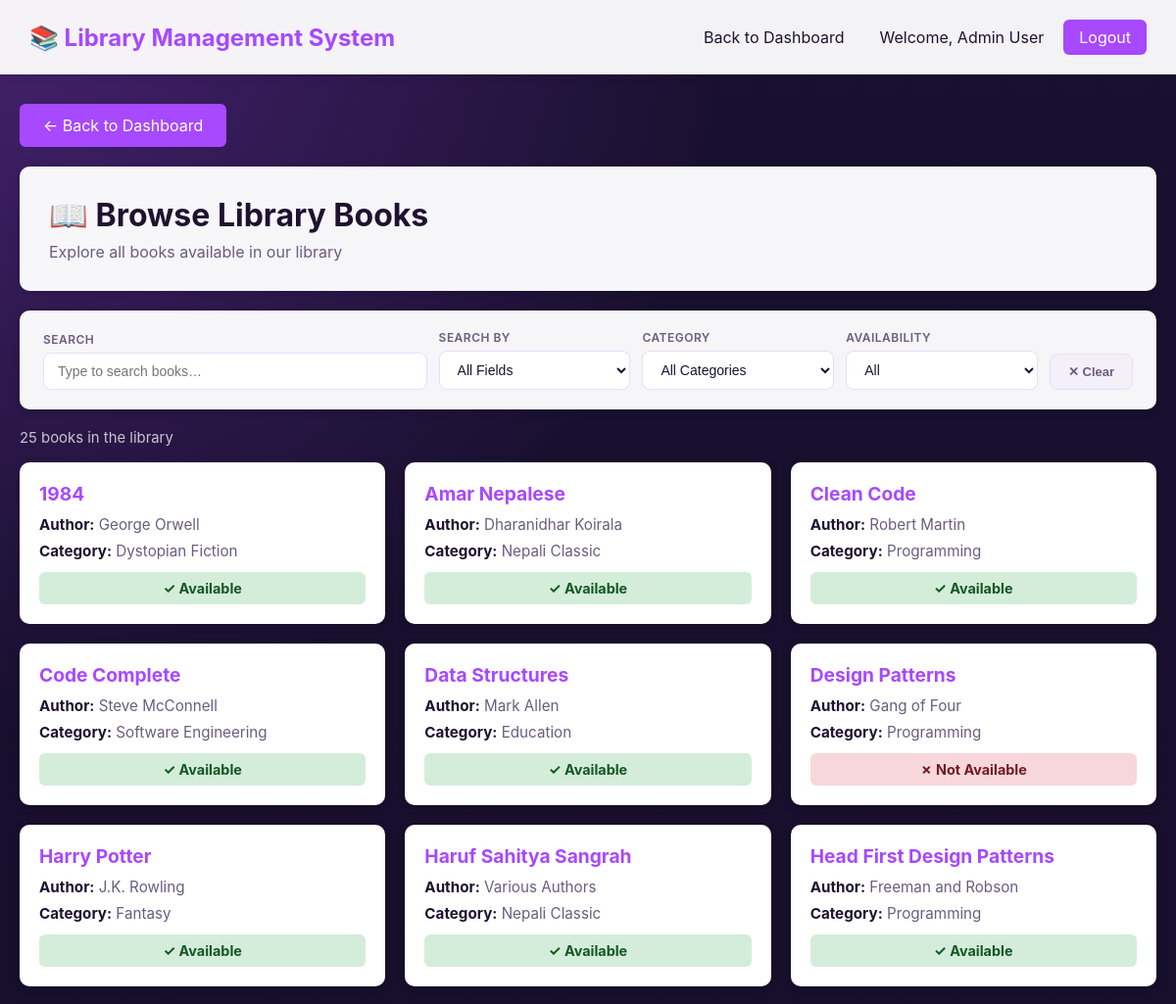
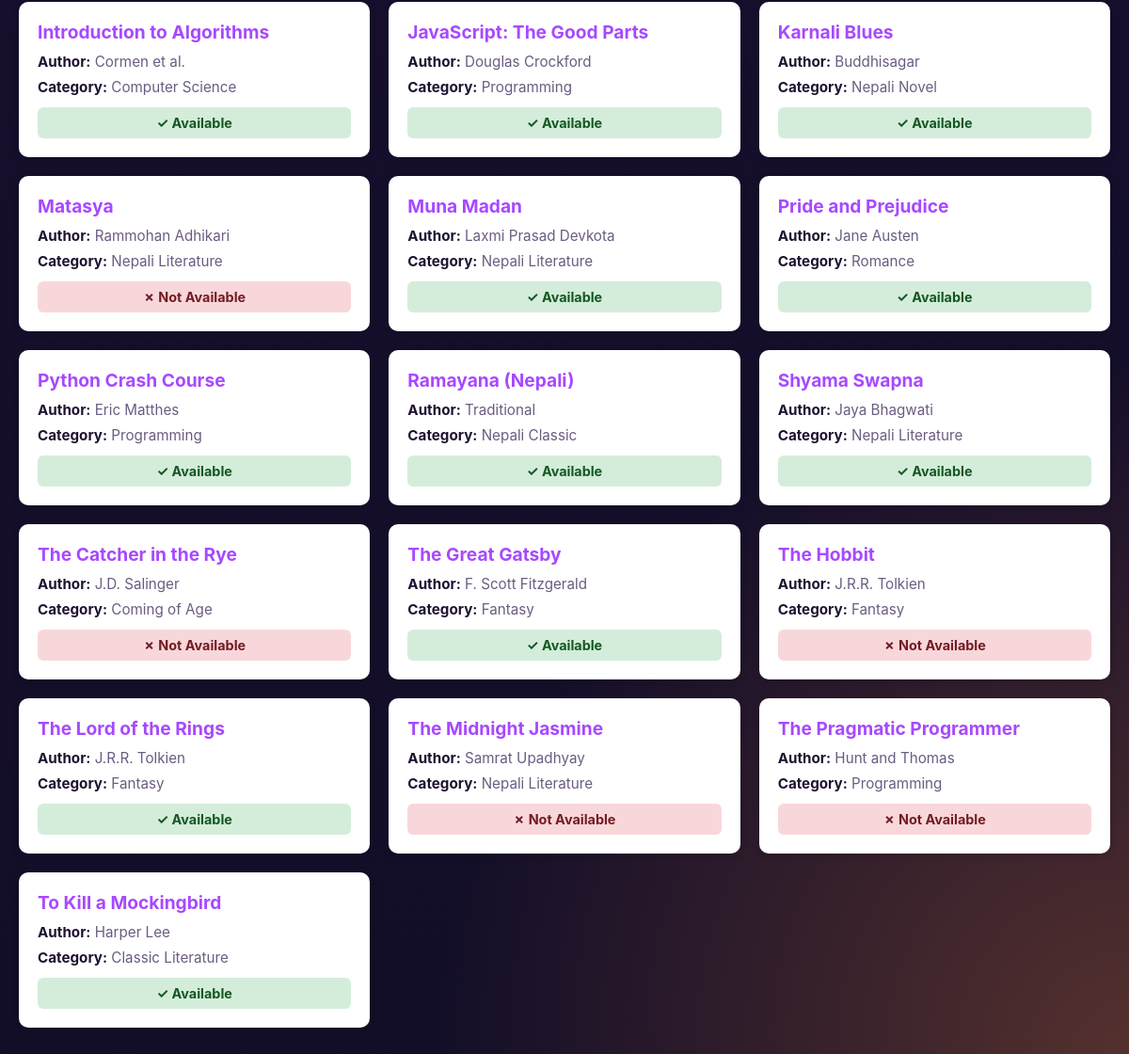
Page /public/pages/books.php (signed in) on the committed database (2 pictures, top to bottom).
### tables this page shows
CREATE TABLE IF NOT EXISTS books (
    id INT AUTO_INCREMENT PRIMARY KEY,
    title VARCHAR(255) NOT NULL,
    author VARCHAR(255) NOT NULL,
    category VARCHAR(100) NOT NULL,
    available BOOLEAN DEFAULT TRUE,
    created_at TIMESTAMP DEFAULT CURRENT_TIMESTAMP
);

### public/pages/books.php (the view, shortened to what this page needs)
<?php
require_once '../../config.php';
$result = $conn->query("SELECT * FROM books ORDER BY title");
?>
<!DOCTYPE html>
<html lang="en">
<head>
</head>
<body>
    <div class="navbar">
        <div class="navbar-brand">📚 Library Management System</div>
        <div class="navbar-menu">
            <a href="../../index.php">Back to Dashboard</a>
            <span>Welcome, <?= htmlspecialchars($_SESSION['user_name']) ?></span>
            <a href="../../src/auth/logout.php" class="logout-btn">Logout</a>
        </div>
    </div>
    <div class="container">
        <a href="../../index.php" class="back-btn">← Back to Dashboard</a>
        <div class="page-title">
            <h1>📖 Browse Library Books</h1>
            <p>Explore all books available in our library</p>
        </div>
        <div class="search-bar">
            <div class="field-group search-input-wrap">
                <label for="searchInput">Search</label>
                <input type="text" id="searchInput" placeholder="Type to search books…" autocomplete="off">
            </div>
            <div class="field-group">
                <label for="filterField">Search by</label>
                <select id="filterField">
                    <option value="all">All Fields</option>
                </select>
            </div>
            <div class="field-group">
                <label for="filterCategory">Category</label>
                <select id="filterCategory">
                    <option value="all">All Categories</option>
                </select>
            </div>
            <div class="field-group">
                <label for="filterAvail">Availability</label>
                <select id="filterAvail">
                    <option value="all">All</option>
                </select>
            </div>
            <button class="clear-btn" onclick="clearFilters()">✕ Clear</button>
        </div>
        <div class="results-info" id="resultsInfo"></div>
        <?php if ($result && $result->num_rows > 0): ?>
        <div class="books-grid" id="booksGrid">
            <?php while ($book = $result->fetch_assoc()): ?>
            <div class="book-card"
                 data-title="<?= htmlspecialchars(strtolower($book['title'])) ?>"
                 data-author="<?= htmlspecialchars(strtolower($book['author'])) ?>"
                 data-category="<?= htmlspecialchars(strtolower($book['category'])) ?>"
                 data-available="<?= $book['available'] ? '1' : '0' ?>">
                <div class="book-title"><?= htmlspecialchars($book['title']) ?></div>
                <div class="book-info"><strong>Author:</strong> <?= htmlspecialchars($book['author']) ?></div>
                <div class="book-info"><strong>Category:</strong> <?= htmlspecialchars($book['category']) ?></div>
                <div class="availability <?= $book['available'] ? 'available' : 'unavailable' ?>">
                    <?= $book['available'] ? '✓ Available' : '✗ Not Available' ?>
                </div>
            </div>
            <?php endwhile; ?>
        </div>
        <?php endif; ?>
    </div>
</body>
</html>

### public/pages/books.php (style rules this page uses)
:root { --primary: #a749ff; --primary-dark: #8a3ad9; --accent: #ff8a3d; --text: #1f1230; --muted: #6b5c80; --border: #e9def8; --shadow: 0 2px 8px rgba(10,8,24,0.18); }
* { margin: 0; padding: 0; box-sizing: border-box; }
body { font-family: 'Inter', 'Segoe UI', Tahoma, Geneva, Verdana, sans-serif; background: radial-gradient(circle at top left, rgba(167, 73, 255, 0.30), transparent 30%), radial-gradient(circle at bottom right, rgba(255, 138, 61, 0.28), transparent 30%), linear-gradient(180deg, #1a1030 0%, #130e28 100%); background-attachment: fixed; min-height: 100vh; color: var(--text); }
.navbar { background: rgba(255,255,255,0.95); box-shadow: 0 2px 10px rgba(0,0,0,0.1); padding: 20px 30px; display: flex; justify-content: space-between; align-items: center; }
.navbar-brand { font-size: 1.5em; font-weight: bold; color: var(--primary); }
.navbar-menu { display: flex; gap: 20px; align-items: center; }
.navbar-menu a { text-decoration: none; color: var(--text); padding: 8px 16px; border-radius: 6px; transition: all 0.3s; }
.logout-btn { background: var(--primary) !important; color: white !important; }
.container { max-width: 1200px; margin: 30px auto; padding: 0 20px; }
.page-title { background: rgba(255,255,255,0.96); padding: 30px; border-radius: 10px; margin-bottom: 20px; box-shadow: var(--shadow); }
.page-title h1 { font-size: 2em; margin-bottom: 8px; }
.page-title p { color: var(--muted); }
.search-bar { background: rgba(255,255,255,0.96); padding: 20px 24px; border-radius: 10px; margin-bottom: 20px; box-shadow: var(--shadow); display: flex; gap: 12px; align-items: flex-end; flex-wrap: wrap; }
.search-bar .field-group { display: flex; flex-direction: column; gap: 6px; flex: 1; min-width: 160px; }
.search-bar .field-group.search-input-wrap { flex: 2; min-width: 220px; }
.search-bar label { font-size: 12px; font-weight: 600; color: var(--muted); text-transform: uppercase; letter-spacing: 0.04em; }
.search-bar input[type="text"], .search-bar select { padding: 10px 14px; border: 1.5px solid var(--border); border-radius: 8px; font-size: 14px; color: var(--text); background: white; transition: border-color 0.2s, box-shadow 0.2s; outline: none; width: 100%; }
.search-bar .clear-btn { padding: 10px 18px; background: #f4f0fa; border: 1.5px solid var(--border); border-radius: 8px; font-size: 13px; font-weight: 600; color: var(--muted); cursor: pointer; transition: all 0.2s; white-space: nowrap; }
.results-info { margin-bottom: 16px; color: rgba(255,255,255,0.75); font-size: 0.93em; }
.books-grid { display: grid; grid-template-columns: repeat(auto-fill, minmax(300px, 1fr)); gap: 20px; margin-bottom: 30px; }
.book-card { background: white; border-radius: 10px; padding: 20px; box-shadow: var(--shadow); transition: transform 0.3s, box-shadow 0.3s; }
.book-title { font-size: 1.2em; font-weight: bold; margin-bottom: 10px; color: var(--primary); }
.book-info { margin: 8px 0; color: var(--muted); font-size: 0.95em; }
.book-info strong { color: var(--text); }
.availability { padding: 8px 12px; border-radius: 6px; font-size: 0.9em; font-weight: bold; margin-top: 12px; text-align: center; }
.available { background: #d4edda; color: #155724; }
.unavailable { background: #f8d7da; color: #721c24; }
.back-btn { display: inline-block; background: var(--primary); color: white; padding: 12px 24px; border-radius: 6px; text-decoration: none; transition: all 0.3s; margin-bottom: 20px; }

### rows in the picture
books: title "1984", author "George Orwell", category "Dystopian Fiction", available "✓ Available"
books: title "Amar Nepalese", author "Dharanidhar Koirala", category "Nepali Classic", available "✓ Available"
books: title "Clean Code", author "Robert Martin", category "Programming", available "✓ Available"
books: title "Code Complete", author "Steve McConnell", category "Software Engineering", available "✓ Available"
books: title "Data Structures", author "Mark Allen", category "Education", available "✓ Available"
books: title "Design Patterns", author "Gang of Four", category "Programming", available "✗ Not Available"
books: title "Harry Potter", author "J.K. Rowling", category "Fantasy", available "✓ Available"
books: title "Haruf Sahitya Sangrah", author "Various Authors", category "Nepali Classic", available "✓ Available"
books: title "Head First Design Patterns", author "Freeman and Robson", category "Programming", available "✓ Available"
books: title "Introduction to Algorithms", author "Cormen et al.", category "Computer Science", available "✓ Available"
books: title "JavaScript: The Good Parts", author "Douglas Crockford", category "Programming", available "✓ Available"
books: title "Karnali Blues", author "Buddhisagar", category "Nepali Novel", available "✓ Available"
books: title "Matasya", author "Rammohan Adhikari", category "Nepali Literature", available "✗ Not Available"
books: title "Muna Madan", author "Laxmi Prasad Devkota", category "Nepali Literature", available "✓ Available"
books: title "Pride and Prejudice", author "Jane Austen", category "Romance", available "✓ Available"
books: title "Python Crash Course", author "Eric Matthes", category "Programming", available "✓ Available"
books: title "Ramayana (Nepali)", author "Traditional", category "Nepali Classic", available "✓ Available"
books: title "Shyama Swapna", author "Jaya Bhagwati", category "Nepali Literature", available "✓ Available"
books: title "The Catcher in the Rye", author "J.D. Salinger", category "Coming of Age", available "✗ Not Available"
books: title "The Great Gatsby", author "F. Scott Fitzgerald", category "Fantasy", available "✓ Available"
books: title "The Hobbit", author "J.R.R. Tolkien", category "Fantasy", available "✗ Not Available"
books: title "The Lord of the Rings", author "J.R.R. Tolkien", category "Fantasy", available "✓ Available"
books: title "The Midnight Jasmine", author "Samrat Upadhyay", category "Nepali Literature", available "✗ Not Available"
books: title "The Pragmatic Programmer", author "Hunt and Thomas", category "Programming", available "✗ Not Available"
books: title "To Kill a Mockingbird", author "Harper Lee", category "Classic Literature", available "✓ Available"

### other values in the picture
$_SESSION['user_name'] "Admin User"
